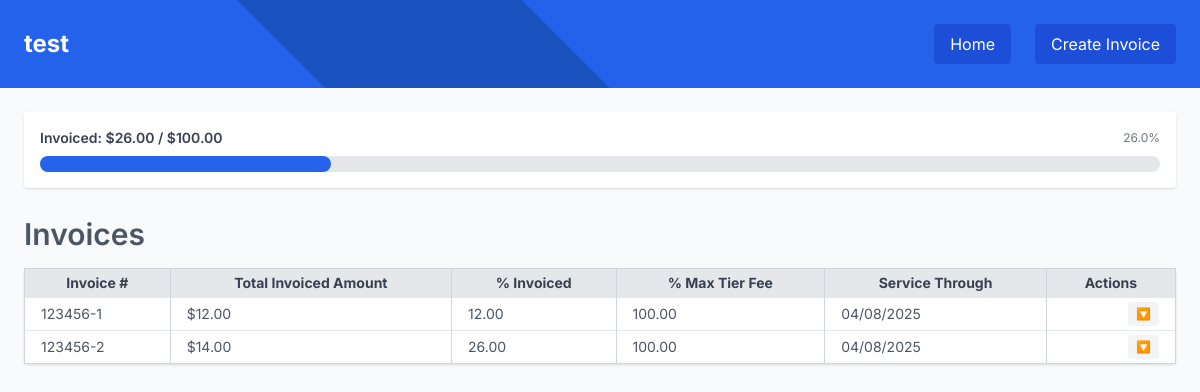
The page /invoices/7 on the database its author committed.
### backend/models.py (models this page shows)
class Project(MainBase):
    __tablename__ = "projects_table"
    id = Column(Integer, primary_key=True, index=True)
    wo_date = Column(String)
    project_name = Column(String)
    wo_number = Column(String)
    bmcd_number = Column(String)
    po_number = Column(String)
    tao_number = Column(String)
    contract_number = Column(String)
    total_labor_amount = Column(Numeric(12, 2), default=0.00)
    total_expenses_amount = Column(Numeric(12, 2), default=0.00)
    total_travel_amount = Column(Numeric(12, 2), default=0.00)
    total_tier_fee = Column(Numeric(12, 2), default=0.00)
    total_budget_amount = Column(Numeric(12, 2), default=0.00)
    subtasks = relationship("Subtask", back_populates="project", cascade="all, delete-orphan")
    invoices = relationship("Invoice", back_populates="project", cascade="all, delete-orphan")

class Invoice(MainBase):
    __tablename__ = "invoices_table"
    id = Column(Integer, primary_key=True, index=True)
    project_id = Column(Integer, ForeignKey("projects_table.id", ondelete="CASCADE"), nullable=False)
    tier_fee_percentage = Column(Numeric(12, 2), default=0.00)
    invoice_percentage = Column(Numeric(12, 2), default=0.00)
    invoice_number = Column(String)
    invoice_through_date = Column(String)
    invoice_creation_date = Column(String)
    project = relationship("Project", back_populates="invoices")
    invoice_items = relationship("InvoiceAmount", back_populates="invoice", cascade="all, delete-orphan")

### backend/routers/invoices.py (the view)
@router.get("/invoices/{project_id}", response_class=HTMLResponse)
def view_project_invoices_page(project_id: int, request: Request, db: Session = Depends(get_main_db)):
    project = db.query(Project).filter(Project.id == project_id).first()
    if not project:
        raise HTTPException(status_code=404, detail="Project not found")
    invoices = project.invoices
    total_budget = project.total_budget_amount
    invoice_data = []
    total_invoiced = Decimal("0.00")
    for invoice in invoices:
        total_amount = sum((item.invoice_amount for item in invoice.invoice_items), Decimal("0.00"))
        total_invoiced += total_amount
        formatted_through_date = datetime.strptime(invoice.invoice_through_date, "%Y-%m-%d").strftime("%m/%d/%Y")
        invoice_data.append({
            "invoice": invoice,
            "total_amount": total_amount,
            "formatted_through_date": formatted_through_date
        })
    contributions = [
        {
            "number": row["invoice"].invoice_number,
            "percent": (row["total_amount"] / project.total_budget_amount * Decimal("100")).quantize(Decimal("0.01")),
            "amount": row["total_amount"]
        }
        for row in invoice_data
    ]
    return templates.TemplateResponse("invoice_list.html", {
        "request": request,
        "project": project,
        "invoices": invoice_data,
        "total_invoiced": total_invoiced,
        "total_budget": total_budget,
        "contributions": contributions
    })

### frontend/templates/invoice_list.html
{% extends "base.html" %}
{% block content %}
<div
  class="w-full bg-blue-600 py-6 mb-6 bg-cover bg-center bg-no-repeat relative"
  style="background-image: url('/static/images/burns_logo.png');"
>
  <div class="absolute inset-0 bg-blue-600 bg-opacity-70 z-0"></div>
  <div class="relative z-10">
    <div class="flex flex-col md:flex-row justify-between items-center gap-4">
      <h1 class="text-2xl font-bold text-white ml-0 md:ml-6">
        {{ project.project_name }}
      </h1>
      <div class="flex gap-2 mr-0 md:mr-6">
        <a
          href="/projects/"
          class="bg-blue-700 text-white px-4 py-2 mr-4 rounded hover:bg-blue-800 whitespace-nowrap"
        >
          Home
        </a>
        <a href="#"
          hx-get="/invoices/create/{{ project.id }}"
          hx-target="#create-invoice"
          hx-swap="innerHTML"
          class="bg-blue-700 text-white px-4 py-2 rounded hover:bg-blue-800 whitespace-nowrap"
        >
          Create Invoice
        </a>
      </div>
    </div>
  </div>
</div>
<div class="pt-0 pl-6 pr-6">
  <div class="bg-white shadow rounded p-4 mb-4">
    <div class="flex justify-between items-center mb-2">
      <h3 class="text-sm font-semibold text-gray-700">Invoiced: ${{ "{:,.2f}".format(total_invoiced) }} / ${{ "{:,.2f}".format(total_budget) }}</h3>
      <span class="text-xs text-gray-500">
        {{ "{:.1f}".format((total_invoiced / total_budget) * 100 if total_budget > 0 else 0) }}%
      </span>
    </div>
    <div class="w-full bg-gray-200 rounded-full h-4">
      <div
        class="bg-blue-600 h-4 rounded-full"
        style="width: {{ (total_invoiced / total_budget) * 100 if total_budget > 0 else 0 }}%;"
      ></div>
    </div>
  </div>
</div>
<div class="pt-3 pl-6 pr-6">
  <div class="flex justify-between items-center mb-4">
    <h3 class="text-3xl font-semibold text-gray-600">Invoices</h3>
  </div>
  <table class="w-full text-sm table-auto border border-gray-300 rounded bg-white shadow">
    <thead class="bg-gray-200 text-gray-700">
      <tr>
        <th class="px-4 py-1 border-r border-gray-300 whitespace-nowrap">Invoice #</th>
        <th class="px-4 py-1 border-r border-gray-300 whitespace-nowrap">Total Invoiced Amount</th>
        <th class="px-4 py-1 border-r border-gray-300 whitespace-nowrap">% Invoiced</th>
        <th class="px-4 py-1 border-r border-gray-300 whitespace-nowrap">% Max Tier Fee</th>
        <th class="px-4 py-1 border-r border-gray-300 whitespace-nowrap">Service Through</th>
        <th class="px-4 py-1 border-r border-gray-300 whitespace-nowrap">Actions</th>
      </tr>
    </thead>
    <tbody id="invoice-table-body">
      {% include "components/invoice_row.html" %}
    </tbody>
  </table>
</div>
{% endblock %}

### frontend/templates/components/invoice_row.html (shortened to what this page needs)
{% for row in invoices %}
  {% set invoice = row.invoice %}
<tr class="border-t hover:bg-gray-50">
  <td class="px-4 py-1 border-r border-gray-300 whitespace-nowrap">{{ invoice.invoice_number }}</td>
  <td class="px-4 py-1 border-r border-gray-300 whitespace-nowrap">${{ "{:,.2f}".format(row.total_amount) }}</td>
  <td class="px-4 py-1 border-r border-gray-300 whitespace-nowrap">{{ invoice.invoice_percentage }}</td>
  <td class="px-4 py-1 border-r border-gray-300 whitespace-nowrap">{{ invoice.tier_fee_percentage }}</td>
  <td class="px-4 py-1 border-r border-gray-300 whitespace-nowrap">{{ row.formatted_through_date }}</td>
  <td class="relative px-4 py-1 text-sm text-right" x-data="{ open: false }">
    <button @click="open = !open" class="bg-gray-100 text-blue-600 hover:underline text-xs px-2 py-1 rounded">
      🔽
    </button>
  </td>
</tr>
{% else %}
<tr>
  <td colspan="6" class="text-center text-gray-500 py-4">
    No invoices found.
  </td>
</tr>
{% endfor %}

### frontend/templates/base.html (style rules this page uses)
body { font-family: 'Inter', sans-serif; }

### rows shown on the page
Project: project_name "test", total_budget_amount "100.00", total_budget_amount "26.0"
Invoice: invoice_number "123456-1", invoice_percentage "12.00", tier_fee_percentage "100.00"
Invoice: invoice_number "123456-2", invoice_percentage "26.00", tier_fee_percentage "100.00"

### other values the page prints
{{ "{:,.2f}".format(total_invoiced) }} "26.00"
{{ "{:,.2f}".format(row.total_amount) }} "12.00" "14.00"
{{ row.formatted_through_date }} "04/08/2025" "04/08/2025"
